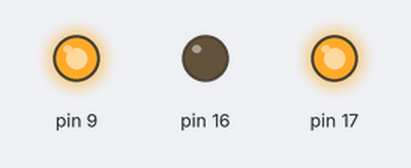
A sketch run on a simulated Arduino Uno, built with avr-gcc and run on an emulated ATmega328P. On the bench: output pins drawn as LEDs (lit = HIGH).

Above: at 0.1 s.
Timing chart, 0 to 1.6 s (numbered marks = the images above):
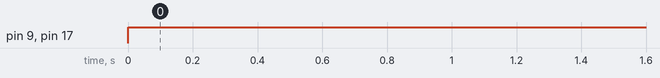

The sketch:

testingLeds.ino
```cpp
//red is 16

void setup() {
  // put your setup code here, to run once:
  pinMode(16, OUTPUT);
  pinMode(17, OUTPUT);
  pinMode(9, OUTPUT);


}

void loop() {
  // put your main code here, to run repeatedly:
  digitalWrite(16, LOW);
  digitalWrite(17, HIGH);
  digitalWrite(9, HIGH);
}
```

Measured:
- by itself, pin 9, pin 17: LOW → HIGH at 0.00 s
